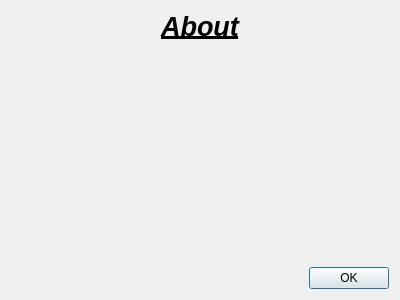
<?xml version="1.0" encoding="UTF-8"?>
<ui version="4.0">
 <class>AboutArt</class>
 <widget class="QDialog" name="AboutArt">
  <property name="geometry">
   <rect>
    <x>0</x>
    <y>0</y>
    <width>400</width>
    <height>300</height>
   </rect>
  </property>
  <property name="sizePolicy">
   <sizepolicy hsizetype="Fixed" vsizetype="Fixed">
    <horstretch>0</horstretch>
    <verstretch>0</verstretch>
   </sizepolicy>
  </property>
  <property name="windowTitle">
   <string>Dialog</string>
  </property>
  <property name="layoutDirection">
   <enum>Qt::LeftToRight</enum>
  </property>
  <layout class="QGridLayout" name="gridLayout">
   <item row="0" column="0">
    <widget class="QLabel" name="lAboutTitle">
     <property name="sizePolicy">
      <sizepolicy hsizetype="Preferred" vsizetype="Minimum">
       <horstretch>0</horstretch>
       <verstretch>0</verstretch>
      </sizepolicy>
     </property>
     <property name="font">
      <font>
       <pointsize>20</pointsize>
       <weight>75</weight>
       <italic>true</italic>
       <bold>true</bold>
       <underline>true</underline>
       <strikeout>false</strikeout>
      </font>
     </property>
     <property name="layoutDirection">
      <enum>Qt::LeftToRight</enum>
     </property>
     <property name="text">
      <string>About</string>
     </property>
     <property name="alignment">
      <set>Qt::AlignCenter</set>
     </property>
    </widget>
   </item>
   <item row="1" column="0">
    <widget class="QLabel" name="lAboutText">
     <property name="sizePolicy">
      <sizepolicy hsizetype="Preferred" vsizetype="Expanding">
       <horstretch>0</horstretch>
       <verstretch>0</verstretch>
      </sizepolicy>
     </property>
     <property name="text">
      <string/>
     </property>
     <property name="alignment">
      <set>Qt::AlignLeading|Qt::AlignLeft|Qt::AlignTop</set>
     </property>
     <property name="wordWrap">
      <bool>true</bool>
     </property>
    </widget>
   </item>
   <item row="2" column="0">
    <widget class="QDialogButtonBox" name="buttonBox">
     <property name="orientation">
      <enum>Qt::Horizontal</enum>
     </property>
     <property name="standardButtons">
      <set>QDialogButtonBox::Ok</set>
     </property>
    </widget>
   </item>
  </layout>
 </widget>
 <resources/>
 <connections>
  <connection>
   <sender>buttonBox</sender>
   <signal>accepted()</signal>
   <receiver>AboutArt</receiver>
   <slot>accept()</slot>
   <hints>
    <hint type="sourcelabel">
     <x>248</x>
     <y>254</y>
    </hint>
    <hint type="destinationlabel">
     <x>157</x>
     <y>274</y>
    </hint>
   </hints>
  </connection>
 </connections>
</ui>
